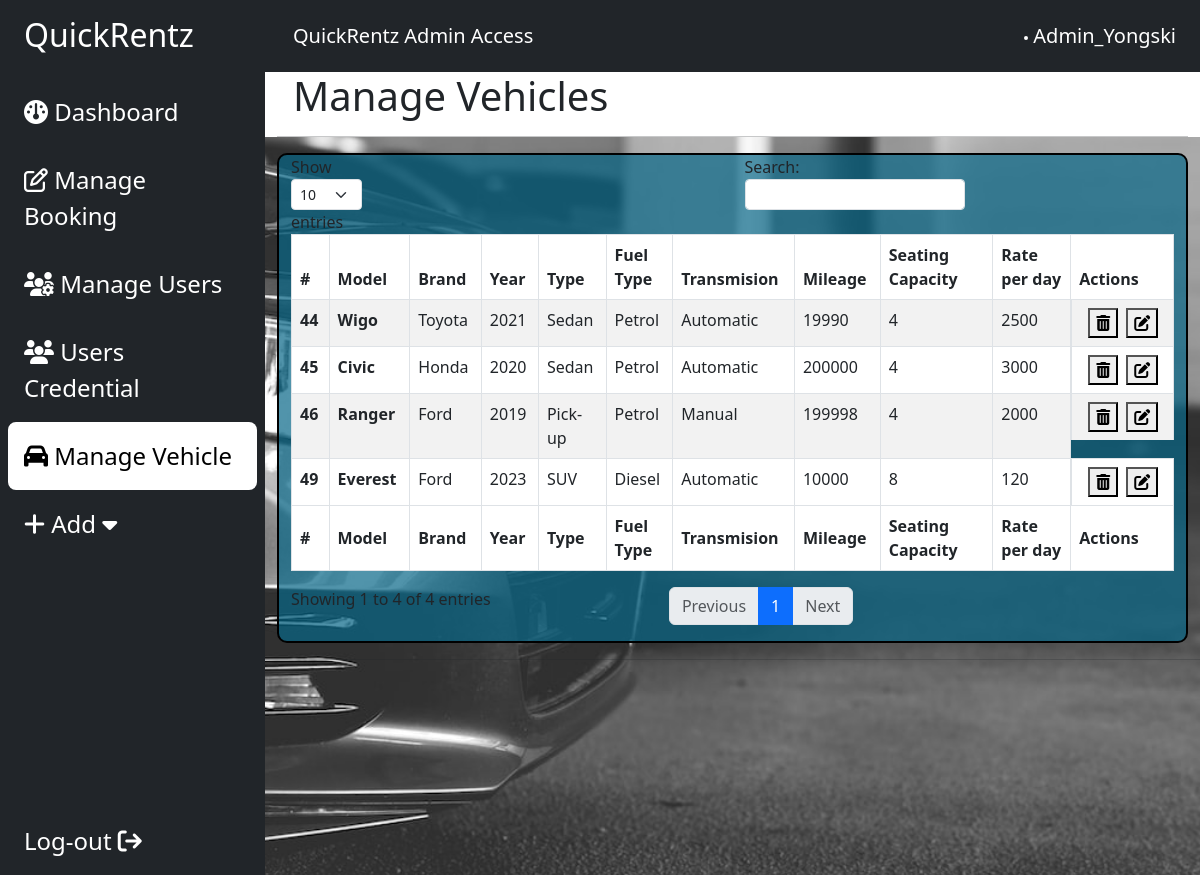
Before: /admin/vehicles.php (signed in) with the older database file.
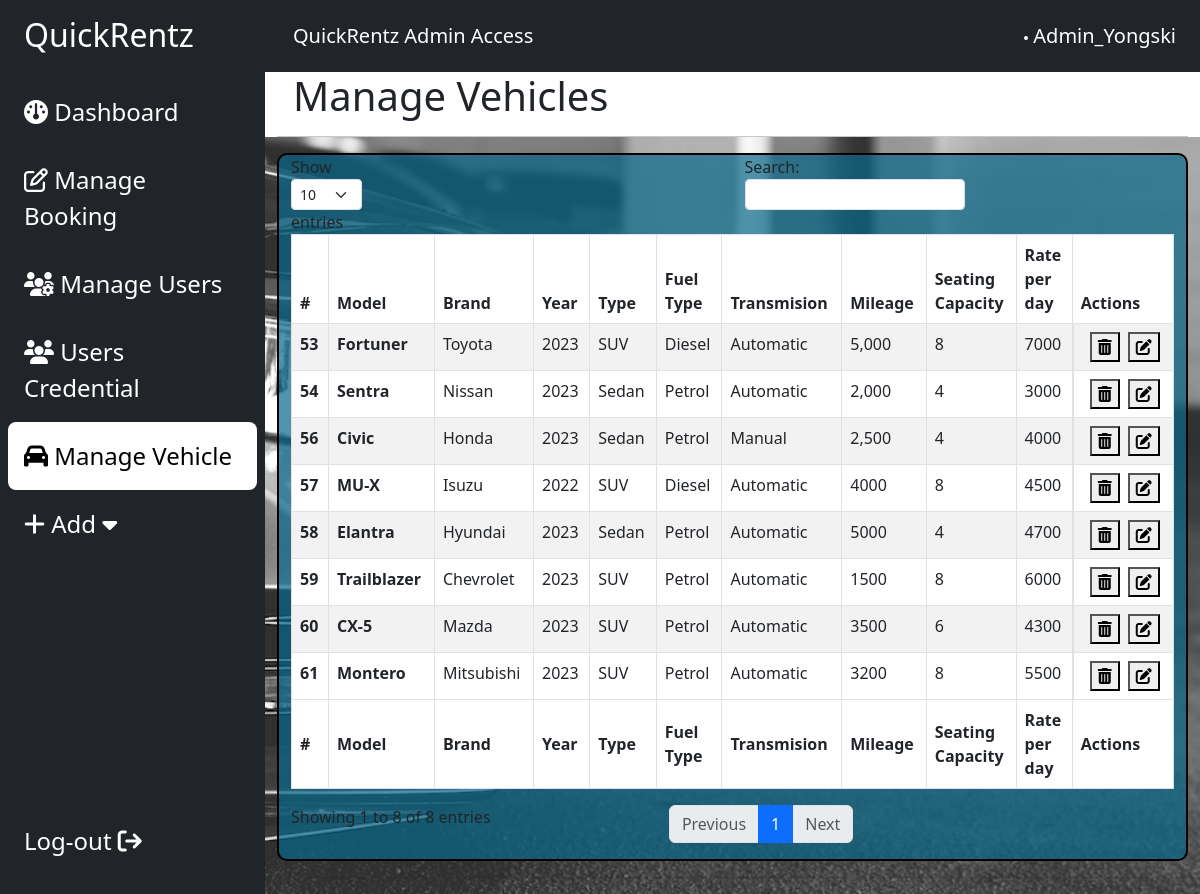
After: the same page with the newer database file.
### tables this page shows
CREATE TABLE `vehicle` (
  `VehicleID` int(11) NOT NULL,
  `BrandID` int(11) NOT NULL,
  `Model` varchar(50) NOT NULL,
  `Year` year(4) NOT NULL,
  `Type` varchar(50) NOT NULL,
  `FuelType` varchar(50) NOT NULL,
  `Transmision` varchar(50) NOT NULL,
  `Mileage` varchar(50) NOT NULL,
  `SeatingCapacity` int(11) NOT NULL,
  `Rate` int(11) NOT NULL,
  `Image1` varchar(60) NOT NULL,
  `Image2` varchar(60) NOT NULL,
  `Image3` varchar(60) NOT NULL,
  `Image4` varchar(60) NOT NULL
);

CREATE TABLE `brand` (
  `BrandID` int(11) NOT NULL,
  `brandName` text NOT NULL,
  `brandLogo` int(11) NOT NULL
);

### admin/vehicles.php (the view, shortened to what the changed rows need)
<?php
include "includes/database.php";
?>
<!DOCTYPE html>
<html lang="en">
<head>
    <link href="https://cdn.jsdelivr.net/npm/bootstrap@5.3.0/dist/css/bootstrap.min.css" rel="stylesheet"
>
    <link rel="stylesheet" href="https://cdnjs.cloudflare.com/ajax/libs/font-awesome/6.4.0/css/all.min.css"
 />
    <link rel="stylesheet" href="style.css">
</head>
<body>
    <div class="main-container d-flex h-100">
        <div class="sidebar bg-dark" id="side_nav">
            <div class="header-box px-3 pt-3 pd-4 d-flex justify-content-between">
                <h2 class="text-white px-2">
                    QuickRentz
                </h2>
            </div>
        </div>
        <div class="content">
            <div class="container-fluid bg-white">
                <h1 class="col-md-12 px-3">Manage Vehicles</h1>
            </div>
            <div class="container">
                <div class="container-fluid"
                    style="border: 2px solid #000; border-radius: 10px;background-color: rgba(8, 103, 136, 0.7);">
                    <table id="pagination" class="table table-striped table-bordered" style="width:100%;">
                        <thead>
                            <tr>
                                <th scope="col">#</th>
                                <th scope="col">Model</th>
                                <th scope="col">Brand</th>
                                <th scope="col">Year</th>
                                <th scope="col">Type</th>
                                <th scope="col">Fuel Type</th>
                                <th scope="col">Transmision</th>
                                <th scope="col">Mileage</th>
                                <th scope="col">Seating Capacity</th>
                                <th scope="col">Rate per day</th>
                                <th scope="col">Actions</th>
                            </tr>
                        </thead>
                        <tbody>
                            <?php
                            $sql = "SELECT vehicle.*, brand.brandName FROM vehicle
                       LEFT JOIN brand ON vehicle.BrandID = brand.BrandID";
                            $initiateList = mysqli_query($conn, $sql);
                            while ($results = mysqli_fetch_assoc($initiateList)) {
                                echo "
                                <tr>
                                    <th scope='row'>$results[VehicleID]</th>
                                    <th scope='row'>$results[Model]</th>
                                    <td>$results[brandName]</td>
                                    <td>$results[Year]</td>
                                    <td>$results[Type]</td>
                                    <td>$results[FuelType]</td>
                                    <td>$results[Transmision]</td>
                                    <td>$results[Mileage]</td>
                                    <td>$results[SeatingCapacity]</td>
                                    <td>$results[Rate]</td>
                                    <td class='d-flex'>
                                        <form method='GET' action='deletevehicle.php' class='px-2'>
                                            <input type='hidden' name='DeleteVehicleID' value='$results[VehicleID]'>
                                            <button type='submit' class='btn-delete'><i class='fas fa-trash-alt'></i></button>
                                        </form>
                                        <form method='GET' action='updateVehicle.php'>
                                            <input type='hidden' name='UpdateVehicleID' value='$results[VehicleID]'>
                                            <button type='submit' class='btn-delete'><i class='fa-solid fa-pen-to-square'></i></button>
                                        </form>
                                    </td>
                                </tr>";
                            }
                            ?>
                        </tbody>
                        <tfoot>
                            <tr>
                                <th scope="col">#</th>
                                <th scope="col">Model</th>
                                <th scope="col">Brand</th>
                                <th scope="col">Year</th>
                                <th scope="col">Type</th>
                                <th scope="col">Fuel Type</th>
                                <th scope="col">Transmision</th>
                                <th scope="col">Mileage</th>
                                <th scope="col">Seating Capacity</th>
                                <th scope="col">Rate per day</th>
                                <th scope="col">Actions</th>
                            </tr>
                        </tfoot>
                    </table>
                </div>
            </div>
        </div>
    </div>
</body>
</html>

Changed rows visible on the page:
removed vehicle: VehicleID "44", Model "Wigo", BrandID.brandName "Toyota", Year "2021", Type "Sedan", FuelType "Petrol", Transmision "Automatic", Mileage "19990", SeatingCapacity "4", Rate "2500"
removed vehicle: VehicleID "45", Model "Civic", BrandID.brandName "Honda", Year "2020", Type "Sedan", FuelType "Petrol", Transmision "Automatic", Mileage "200000", SeatingCapacity "4", Rate "3000"
removed vehicle: VehicleID "46", Model "Ranger", BrandID.brandName "Ford", Year "2019", Type "Pick-up", FuelType "Petrol", Transmision "Manual", Mileage "199998", SeatingCapacity "4", Rate "2000"
removed vehicle: VehicleID "49", Model "Everest", BrandID.brandName "Ford", Year "2023", Type "SUV", FuelType "Diesel", Transmision "Automatic", Mileage "10000", SeatingCapacity "8", Rate "120"
added vehicle: VehicleID "53", Model "Fortuner", BrandID.brandName "Toyota", Year "2023", Type "SUV", FuelType "Diesel", Transmision "Automatic", Mileage "5,000", SeatingCapacity "8", Rate "7000"
added vehicle: VehicleID "54", Model "Sentra", BrandID.brandName "Nissan", Year "2023", Type "Sedan", FuelType "Petrol", Transmision "Automatic", Mileage "2,000", SeatingCapacity "4", Rate "3000"
added vehicle: VehicleID "56", Model "Civic", BrandID.brandName "Honda", Year "2023", Type "Sedan", FuelType "Petrol", Transmision "Manual", Mileage "2,500", SeatingCapacity "4", Rate "4000"
added vehicle: VehicleID "57", Model "MU-X", BrandID.brandName "Isuzu", Year "2022", Type "SUV", FuelType "Diesel", Transmision "Automatic", Mileage "4000", SeatingCapacity "8", Rate "4500"
added vehicle: VehicleID "58", Model "Elantra", BrandID.brandName "Hyundai", Year "2023", Type "Sedan", FuelType "Petrol", Transmision "Automatic", Mileage "5000", SeatingCapacity "4", Rate "4700"
added vehicle: VehicleID "59", Model "Trailblazer", BrandID.brandName "Chevrolet", Year "2023", Type "SUV", FuelType "Petrol", Transmision "Automatic", Mileage "1500", SeatingCapacity "8", Rate "6000"
added vehicle: VehicleID "60", Model "CX-5", BrandID.brandName "Mazda", Year "2023", Type "SUV", FuelType "Petrol", Transmision "Automatic", Mileage "3500", SeatingCapacity "6", Rate "4300"
added vehicle: VehicleID "61", Model "Montero", BrandID.brandName "Mitsubishi", Year "2023", Type "SUV", FuelType "Petrol", Transmision "Automatic", Mileage "3200", SeatingCapacity "8", Rate "5500"
Other visible differences:
text written by a page script: "Show entries Search: Showing 1 to 4 of 4 entries Previous 1 Next" → "Show entries Search: Showing 1 to 8 of 8 entries Previous 1 Next"
